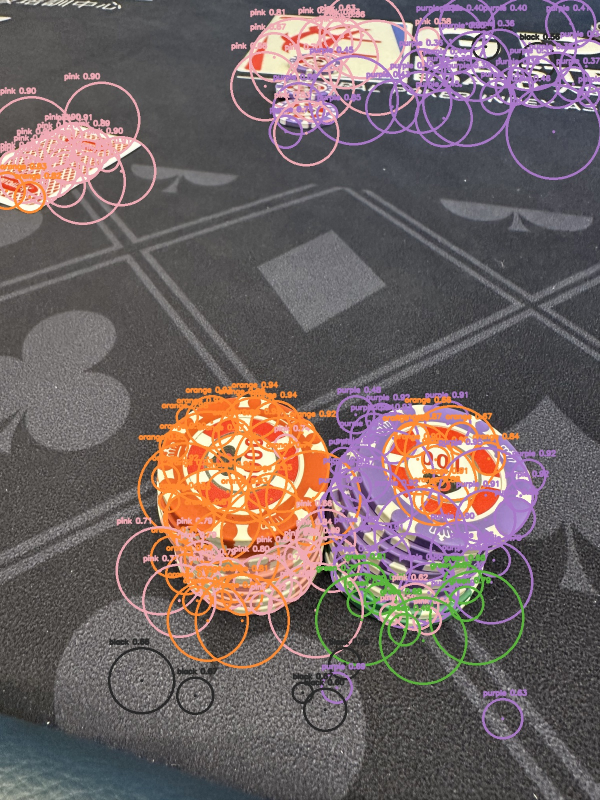
#> input picture runs/color_pipeline_v1/Image_1021_debug.jpg, 1200 x 1600 px (shown at 1/2 size); its folder holds only this picture in this run
$ python chip_color_pipeline_v1.py --input ../runs/color_pipeline_v1
#> lines starting #> are read from the running program, lines starting #| are printed output that depends on the picture; after the words box and inside, x2 and y2 are one past the last pixel; in counts of white or black regions, pixels touching at a corner belong together
from __future__ import annotations

import argparse
import json
import math
from dataclasses import dataclass
from pathlib import Path

import cv2
import numpy as np


IMAGE_EXTENSIONS = {".jpg", ".jpeg", ".png"}


@dataclass(frozen=True)
class ColorReference:
    name: str
    bgr: tuple[int, int, int]


DEFAULT_REFERENCES = [
    ColorReference("orange", (60, 110, 225)),
    ColorReference("pink", (170, 185, 225)),
    ColorReference("green", (105, 155, 85)),
    ColorReference("purple", (170, 120, 140)),
    ColorReference("black", (55, 55, 55)),
]


def parse_args() -> argparse.Namespace:
    parser = argparse.ArgumentParser(description="Detect visible chip tops and classify chip colors.")
    parser.add_argument("--input", required=True, help="Input image path or directory.")
    parser.add_argument("--output-dir", default="runs/color_pipeline_v1", help="Directory for debug output.")
    parser.add_argument("--max-images", type=int, default=0, help="Optional max image count.")
    return parser.parse_args()


def collect_images(input_path: Path, max_images: int) -> list[Path]:
    if input_path.is_file():
        return [input_path]

    images = sorted(
        path for path in input_path.iterdir()
        if path.is_file() and path.suffix.lower() in IMAGE_EXTENSIONS
    )
    if max_images > 0:
        return images[:max_images]
    return images


def ensure_dir(path: Path) -> None:
    path.mkdir(parents=True, exist_ok=True)


def resize_for_analysis(image: np.ndarray, max_dim: int = 1600) -> tuple[np.ndarray, float]:
    height, width = image.shape[:2]
    scale = min(1.0, max_dim / float(max(height, width)))
    if scale == 1.0:
        return image.copy(), 1.0

    resized = cv2.resize(image, dsize=None, fx=scale, fy=scale, interpolation=cv2.INTER_AREA)
    return resized, scale


def detect_chip_candidates(image_bgr: np.ndarray) -> list[tuple[int, int, int, float]]:
    gray = cv2.cvtColor(image_bgr, cv2.COLOR_BGR2GRAY)
    blurred = cv2.GaussianBlur(gray, (9, 9), 2.0)
    circles = cv2.HoughCircles(
        blurred,
        cv2.HOUGH_GRADIENT,
        dp=1.25,
        minDist=70,
        param1=130,
        param2=36,
        minRadius=24,
        maxRadius=78,
    )
    if circles is None:
        return []

    raw = np.round(circles[0, :]).astype(int)
    deduped: list[tuple[int, int, int, float]] = []
    for x, y, radius in sorted(raw, key=lambda item: item[2], reverse=True):
        keep = True
        for ex, ey, er, _ in deduped:
            center_distance = math.hypot(x - ex, y - ey)
            if center_distance < min(radius, er) * 0.8:
                keep = False
                break
        if keep:
            confidence = max(0.35, min(0.98, radius / 100.0))
            deduped.append((x, y, radius, confidence))
    return sorted(deduped, key=lambda item: (item[1], item[0]))


def circular_hue_distance(h1: float, h2: float) -> float:
    diff = abs(h1 - h2)
    return min(diff, 180.0 - diff)


def build_radial_masks(shape: tuple[int, int], x: int, y: int, radius: int) -> tuple[np.ndarray, np.ndarray]:
    height, width = shape
    yy, xx = np.ogrid[:height, :width]
    distance = np.sqrt((xx - x) ** 2 + (yy - y) ** 2)
    center_mask = distance <= radius * 0.28
    ring_mask = (distance >= radius * 0.45) & (distance <= radius * 0.82)
    return center_mask, ring_mask


def is_chip_like_candidate(image_bgr: np.ndarray, x: int, y: int, radius: int) -> tuple[bool, dict[str, float]]:
    height, width = image_bgr.shape[:2]
    if x - radius < 0 or y - radius < 0 or x + radius >= width or y + radius >= height:
        return False, {"reason": -1}

    hsv = cv2.cvtColor(image_bgr, cv2.COLOR_BGR2HSV)
    center_mask, ring_mask = build_radial_masks((height, width), x, y, radius)

    center_pixels = hsv[center_mask]
    ring_pixels = hsv[ring_mask]
    if center_pixels.size == 0 or ring_pixels.size == 0:
        return False, {"reason": -2}

    center_mean = center_pixels.mean(axis=0)
    ring_mean = ring_pixels.mean(axis=0)
    sat_delta = float(ring_mean[1] - center_mean[1])
    val_delta = float(center_mean[2] - ring_mean[2])
    ring_sat = float(ring_mean[1])
    center_val = float(center_mean[2])
    ring_val = float(ring_mean[2])
    score = ring_sat * 0.04 + sat_delta * 0.05 + center_val * 0.02 + val_delta * 0.03

    passes = (
        ring_sat > 45
        and center_val > 80
        and sat_delta > 12
        and ring_val > 60
        and score > 5.4
    )
    return passes, {
        "ring_sat": round(ring_sat, 2),
        "center_val": round(center_val, 2),
        "sat_delta": round(sat_delta, 2),
        "val_delta": round(val_delta, 2),
        "score": round(score, 2),
    }


def classify_chip_color(image_bgr: np.ndarray, x: int, y: int, radius: int) -> tuple[str, float, dict[str, float]]:
    height, width = image_bgr.shape[:2]
    _, ring_mask = build_radial_masks((height, width), x, y, radius)

    hsv = cv2.cvtColor(image_bgr, cv2.COLOR_BGR2HSV)
    lab = cv2.cvtColor(image_bgr, cv2.COLOR_BGR2LAB)

    sat_mask = hsv[:, :, 1] > 35
    val_mask = hsv[:, :, 2] > 35
    combined_mask = ring_mask & sat_mask & val_mask
    if not np.any(combined_mask):
        combined_mask = ring_mask

    ring_hsv = hsv[combined_mask]
    ring_lab = lab[combined_mask]
    if ring_hsv.size == 0 or ring_lab.size == 0:
        return "unknown", 0.0, {}

    median_hsv = np.median(ring_hsv, axis=0)
    median_lab = np.median(ring_lab, axis=0)

    best_label = "unknown"
    best_score = float("inf")
    per_label_distance: dict[str, float] = {}

    for ref in DEFAULT_REFERENCES:
        ref_pixel = np.uint8([[list(ref.bgr)]])
        ref_hsv = cv2.cvtColor(ref_pixel, cv2.COLOR_BGR2HSV)[0][0].astype(float)
        ref_lab = cv2.cvtColor(ref_pixel, cv2.COLOR_BGR2LAB)[0][0].astype(float)

        hue_term = circular_hue_distance(float(median_hsv[0]), float(ref_hsv[0])) * 1.8
        sat_term = abs(float(median_hsv[1]) - float(ref_hsv[1])) * 0.08
        lab_term = float(np.linalg.norm(median_lab - ref_lab)) * 0.6
        score = hue_term + sat_term + lab_term
        per_label_distance[ref.name] = round(score, 2)
        if score < best_score:
            best_score = score
            best_label = ref.name

    confidence = max(0.2, min(0.98, 1.0 - best_score / 140.0))
    return best_label, confidence, per_label_distance


def analyze_image(image_path: Path) -> dict:
    image_bgr = cv2.imread(str(image_path))
    if image_bgr is None:
        raise RuntimeError(f"Failed to load image: {image_path}")

    resized_bgr, scale = resize_for_analysis(image_bgr)
    analysis_height, analysis_width = resized_bgr.shape[:2]
    candidates = detect_chip_candidates(resized_bgr)
    observations = []
    aggregated: dict[str, int] = {}

    for x, y, radius, candidate_confidence in candidates:
        passes_profile, profile_metrics = is_chip_like_candidate(resized_bgr, x, y, radius)
        if not passes_profile:
            continue
        label, color_confidence, distances = classify_chip_color(resized_bgr, x, y, radius)
        aggregated[label] = aggregated.get(label, 0) + 1
        observations.append(
            {
                "center": {"x": int(x), "y": int(y)},
                "normalized_center": {
                    "x": round(float(x) / float(analysis_width), 5),
                    "y": round(float(y) / float(analysis_height), 5),
                },
                "radius": int(radius),
                "normalized_radius": round(float(radius) / float(analysis_width), 5),
                "candidate_confidence": round(candidate_confidence, 3),
                "profile_metrics": profile_metrics,
                "predicted_color": label,
                "color_confidence": round(color_confidence, 3),
                "distance_scores": distances,
            }
        )

    return {
        "image": str(image_path),
        "analysis_scale": scale,
        "analysis_dimensions": {
            "width": analysis_width,
            "height": analysis_height,
        },
        "candidate_count": len(candidates),
        "visible_top_count_by_color": aggregated,
        "observations": observations,
    }, resized_bgr


def render_debug(image_bgr: np.ndarray, result: dict, output_path: Path) -> None:
    overlay = image_bgr.copy()
    color_map = {
        "orange": (50, 140, 255),
        "pink": (180, 170, 240),
        "green": (60, 180, 90),
        "purple": (200, 120, 170),
        "black": (40, 40, 40),
        "unknown": (220, 220, 220),
    }

    for observation in result["observations"]:
        x = observation["center"]["x"]
        y = observation["center"]["y"]
        radius = observation["radius"]
        label = observation["predicted_color"]
        confidence = observation["color_confidence"]
        color = color_map.get(label, color_map["unknown"])
        cv2.circle(overlay, (x, y), radius, color, 3)
        cv2.circle(overlay, (x, y), 3, color, -1)
        text = f"{label} {confidence:.2f}"
        cv2.putText(
            overlay,
            text,
            (max(0, x - radius), max(20, y - radius - 8)),
            cv2.FONT_HERSHEY_SIMPLEX,
            0.48,
            color,
            2,
            cv2.LINE_AA,
        )

    cv2.imwrite(str(output_path), overlay)


def main() -> int:
    args = parse_args()
    input_path = Path(args.input).expanduser().resolve()
    output_dir = Path(args.output_dir).resolve()
    ensure_dir(output_dir)

    images = collect_images(input_path, args.max_images)
    if not images:
        print("No images found.")
        return 0

    manifest = []
    for image_path in images:
        try:
            result, resized_bgr = analyze_image(image_path)
#> in analyze_image, image_bgr is the input picture: shape (1600, 1200, 3); mean B, G, R 99.2, 100.1, 113.7
#> in analyze_image, `resized_bgr, scale = resize_for_analysis(image_bgr)`: scale = 1
#> in detect_chip_candidates, `gray = cv2.cvtColor(image_bgr, cv2.COLOR_BGR2GRAY)`:
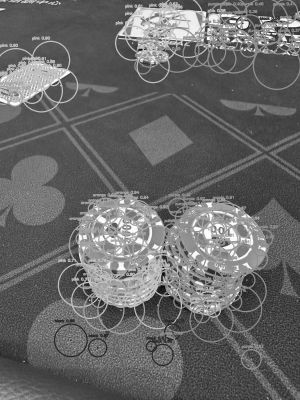
#> gray: shape (1600, 1200) (shown at 1/4 size); min 0, max 255, mean 104
#> in detect_chip_candidates, `circles = cv2.HoughCircles( blurred, cv2.HOUGH_GRADIENT, dp=1.25, minD..`: circles = 55 rows, first 8: [241.9, 341.9, 70.25], [415.6, 1240.6, 77.25], [529.4, 171.9, 70.38], [281.9, 1360.6, 62], [203.1, 240.6, 72.88], [358.1, 1199.4, 75.88], [886.9, 234.4, 59.38], [609.4, 266.9, 63.5]
#> in detect_chip_candidates, `raw = np.round(circles[0, :]).astype(int)`: raw = 55 rows, first 8: [242, 342, 70], [416, 1241, 77], [529, 172, 70], [282, 1361, 62], [203, 241, 73], [358, 1199, 76], [887, 234, 59], [609, 267, 64]
#> the loop in detect_chip_candidates, `for x, y, radius in sorted(raw, key=lambda item: item[2], reverse=True):` made 55 passes
#> (x, y, radius, confidence) on passes 1 to 8: (416, 1241, 77, 0.77), (1074, 77, 77, 0.77), (163, 367, 77, 0.77), (531, 931, 77, 0.77), (989, 1167, 77, 0.77), (969, 1243, 77, 0.77), (358, 1199, 76, 0.76), (936, 966, 76, 0.76)
#> after the loop in detect_chip_candidates, `for x, y, radius in sorted(raw, key=lambda item: item[2], reverse=True):`: deduped = 55 items, first 6: (416, 1241, 77, 0.77), (1074, 77, 77, 0.77), (163, 367, 77, 0.77), (531, 931, 77, 0.77), (989, 1167, 77, 0.77), (969, 1243, 77, 0.77)
#> in analyze_image, `candidates = detect_chip_candidates(resized_bgr)`: candidates = 55 items, first 6: (1141, 47, 46, 0.46), (1074, 77, 77, 0.77), (897, 83, 74, 0.74), (758, 94, 73, 0.73), (558, 96, 70, 0.7), (952, 136, 74, 0.74)
#> the loop in analyze_image, `for x, y, radius, candidate_confidence in candidates:` made 55 passes
#> (x, y, radius, candidate_confidence, center_mean in is_chip_like_candidate, ring_mean in is_chip_like_candidate, sat_delta in is_chip_like_candidate, val_delta in is_chip_like_candidate) on passes 1, 3, 4, 5, 6: (1141, 47, 46, 0.46, [119.3, 81.75, 112.7], [111.4, 72.29, 127.4], -9.46, -14.73), (897, 83, 74, 0.74, [117.7, 68.12, 150.1], [113.5, 65.16, 175.1], -2.96, -24.99), (758, 94, 73, 0.73, [35.69, 47.57, 240], [77.77, 58.17, 222], 10.6, 18.03), (558, 96, 70, 0.7, [37.18, 65.19, 237.8], [69.41, 68.86, 225.7], 3.68, 12.1), (952, 136, 74, 0.74, [116.9, 68.81, 190.4], [107.3, 60.29, 165.6], -8.52, 24.82)
#> pass 1, in build_radial_masks, `distance = np.sqrt((xx - x) ** 2 + (yy - y) ** 2)`:
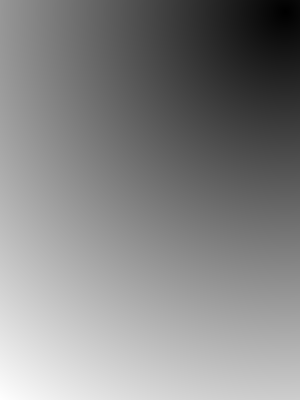
#> distance: shape (1600, 1200) float64 (shown at 1/4 size); min 0, max 1926.3, mean 1011.1; drawn with min black and max white
#> pass 1, in build_radial_masks, `center_mask = distance <= radius * 0.28`:
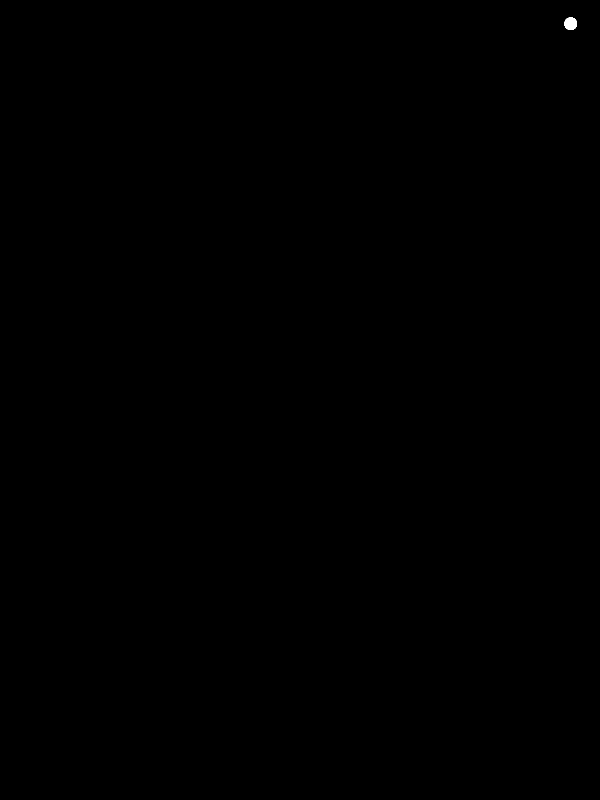
#> center_mask: shape (1600, 1200) bool (shown at 1/2 size); 0.03% white; 1 white region, box (x1, y1, x2, y2) and area: (1129, 35, 1154, 60) 517
#> pass 1, in build_radial_masks, `ring_mask = (distance >= radius * 0.45) & (distance <= radius * 0.82)`:
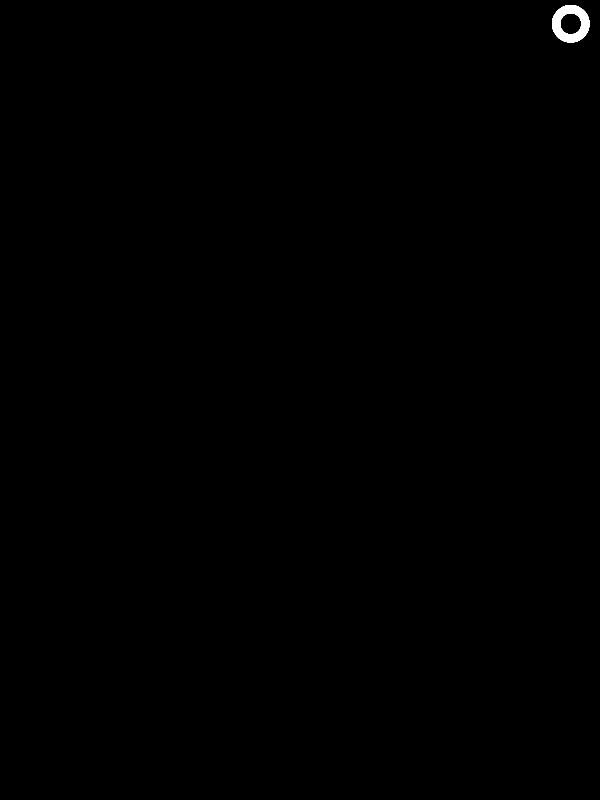
#> ring_mask: shape (1600, 1200) bool (shown at 1/2 size); 0.16% white; 1 white region, box (x1, y1, x2, y2) and area: (1104, 10, 1179, 85) 3124
            stem = image_path.stem.replace(" ", "_")
            debug_path = output_dir / f"{stem}_debug.jpg"
            json_path = output_dir / f"{stem}.json"
            render_debug(resized_bgr, result, debug_path)
#> the loop in render_debug, `for observation in result["observations"]:` made 6 passes
#> after the loop in render_debug, `for observation in result["observations"]:`:
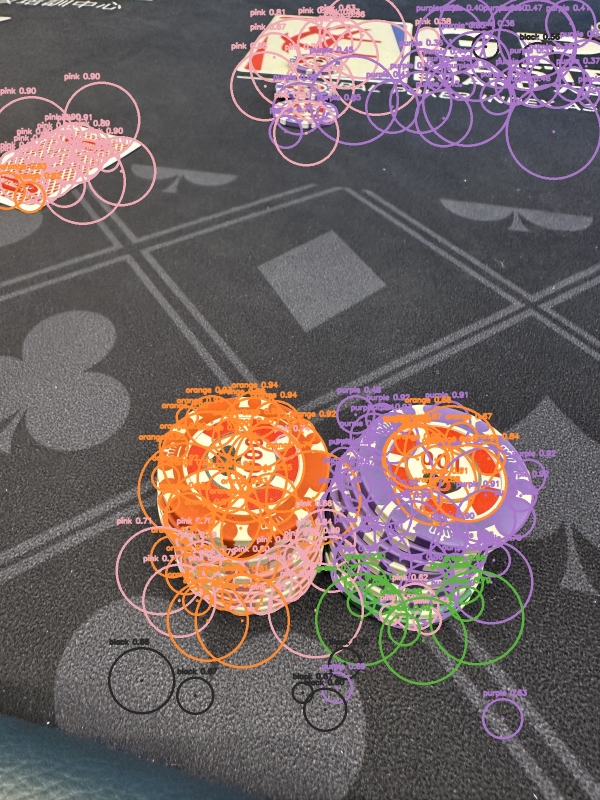
#> overlay: shape (1600, 1200, 3) (shown at 1/2 size); 0.94% of pixels changed, all inside (x1, y1, x2, y2) = (417, 0, 1154, 1121)
            json_path.write_text(json.dumps(result, indent=2), encoding="utf-8")
            manifest.append(
                {
                    "image": str(image_path),
                    "debug": str(debug_path),
                    "json": str(json_path),
                    "candidate_count": result["candidate_count"],
                    "visible_top_count_by_color": result["visible_top_count_by_color"],
                }
            )
            print(f"Analyzed {image_path.name}: {result['visible_top_count_by_color']}")
#| Analyzed Image_1021_debug.jpg: {'purple': 2, 'orange': 4}
        except Exception as exc:
            manifest.append({"image": str(image_path), "error": str(exc)})
            print(f"Failed {image_path.name}: {exc}")

    (output_dir / "manifest.json").write_text(json.dumps(manifest, indent=2), encoding="utf-8")
    print(f"Saved results to {output_dir}")
    return 0


if __name__ == "__main__":
    raise SystemExit(main())
#> (the program exits here)
